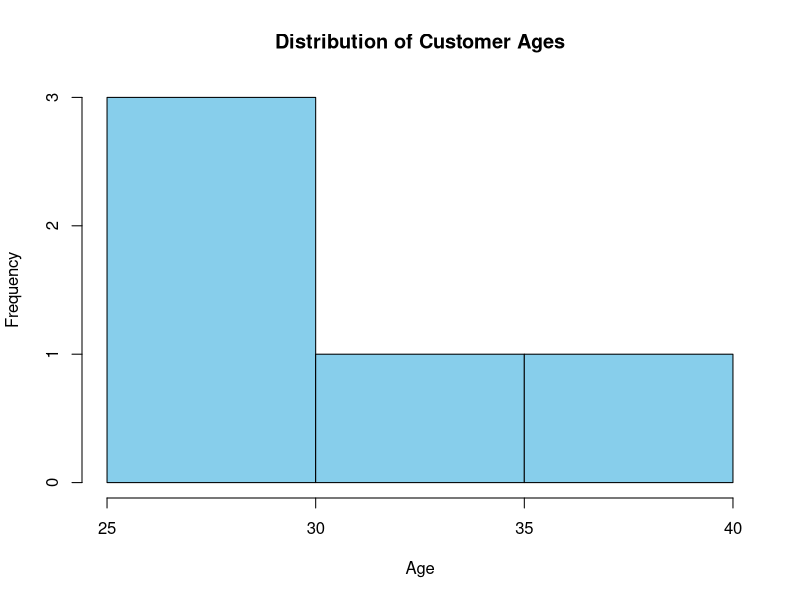

This figure's R source:
# ==========================================
# PROGRAM 1: HISTOGRAM OF CUSTOMER AGES
# ==========================================

# Customer age data
age <- c(25, 30, 35, 28, 40)

# Create histogram
hist(
  age,
  main = "Distribution of Customer Ages",
  xlab = "Age",
  ylab = "Frequency",
  col = "skyblue"
)
